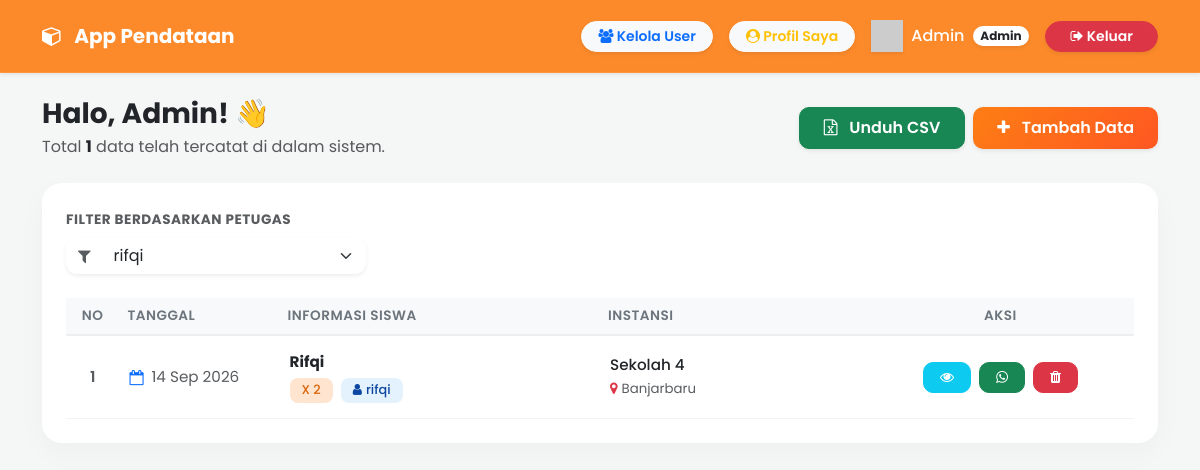
Page /index.php?filter_user=2 (signed in) on the committed database.
### tables this page shows
CREATE TABLE `data_pendataan` (
  `id` int(11) NOT NULL,
  `id_user` int(11) DEFAULT NULL,
  `tanggal` date NOT NULL,
  `nama` varchar(100) NOT NULL,
  `kelas` varchar(50) NOT NULL,
  `sekolah` varchar(100) NOT NULL,
  `nomor_whatsapp` varchar(20) NOT NULL,
  `kota` varchar(50) NOT NULL
);

CREATE TABLE `users` (
  `id` int(11) NOT NULL,
  `username` varchar(50) NOT NULL,
  `password` varchar(255) NOT NULL,
  `role` enum('admin','pegawai') NOT NULL,
  `nama_lengkap` varchar(100) DEFAULT NULL,
  `nomor_whatsapp` varchar(20) DEFAULT NULL,
  `email` varchar(100) DEFAULT NULL,
  `alamat` text DEFAULT NULL,
  `kota` varchar(50) DEFAULT NULL,
  `provinsi` varchar(50) DEFAULT NULL,
  `kode_referral` varchar(20) DEFAULT NULL,
  `referred_by` varchar(20) DEFAULT NULL
);

### index.php (the view, shortened to what this page needs)
<?php
require 'koneksi.php';
$limit = 10;
$page = isset($_GET['page']) ? (int)$_GET['page'] : 1;
$offset = ($page - 1) * $limit;
if ($_SESSION['role'] === 'admin') {
    if (isset($_GET['filter_user']) && !empty($_GET['filter_user'])) {
        $filter = $_GET['filter_user'];
        $stmt_count = $conn->prepare("SELECT COUNT(*) as total FROM data_pendataan WHERE id_user = ?");
        $stmt_count->bind_param("i", $filter);
        $stmt_count->execute();
        $total_rows = $stmt_count->get_result()->fetch_assoc()['total'];
        $stmt_data = $conn->prepare("SELECT d.*, u.username FROM data_pendataan d LEFT JOIN users u ON d.id_user = u.id WHERE d.id_user = ? ORDER BY d.id DESC LIMIT ? OFFSET ?");
        $stmt_data->bind_param("iii", $filter, $limit, $offset);
        $stmt_data->execute();
        $result = $stmt_data->get_result();
    }
}
?>
<!DOCTYPE html>
<html lang="id">
<head>
    <link href="https://cdn.jsdelivr.net/npm/bootstrap@5.3.0/dist/css/bootstrap.min.css" rel="stylesheet">
    <link rel="stylesheet" href="https://cdnjs.cloudflare.com/ajax/libs/font-awesome/4.7.0/css/font-awesome.min.css">
</head>
<body>
<nav class="navbar navbar-expand-lg navbar-glass shadow-sm sticky-top py-3">
    <div class="container">
        <a class="navbar-brand text-white fw-bold" href="#"><i class="fa fa-cube me-2"></i> App Pendataan</a>
        <div class="collapse navbar-collapse justify-content-end" id="navbarNav">
            <ul class="navbar-nav align-items-center gap-3 mt-3 mt-lg-0">
                <?php if ($_SESSION['role'] === 'admin'): ?>
                    <li class="nav-item">
                        <a href="tambah_user.php" class="btn btn-light btn-sm fw-semibold rounded-pill px-3 text-primary shadow-sm">
                            <i class="fa fa-users"></i> Kelola User
                        </a>
                    </li>
                <?php endif; ?>
                <li class="nav-item">
                    <a href="profil.php" class="btn btn-light btn-sm fw-semibold rounded-pill px-3 text-warning shadow-sm">
                        <i class="fa fa-user-circle"></i> Profil Saya
                    </a>
                </li>
                <li class="nav-item text-white fw-medium d-flex align-items-center">
                    <img src="https://ui-avatars.com/api/?name=<?= urlencode($_SESSION['username']) ?>&background=ffffff&color=fd7e14&rounded=true" alt="User" width="32" class="me-2 shadow-sm">
                    <?= htmlspecialchars(ucfirst($_SESSION['username'])) ?>
                    <span class="badge bg-white text-dark rounded-pill ms-2 shadow-sm"><?= ucfirst($_SESSION['role']) ?></span>
                </li>
                <li class="nav-item">
                    <button onclick="konfirmasiLogout()" class="btn btn-danger btn-sm rounded-pill px-4 shadow-sm fw-semibold">
                        <i class="fa fa-sign-out"></i> Keluar
                    </button>
                </li>
            </ul>
        </div>
    </div>
</nav>
<div class="container mt-4 mb-5">
    <div class="d-flex flex-column flex-md-row justify-content-between align-items-center mb-4">
        <div>
            <h3 class="fw-bold text-dark mb-1">Halo, <?= htmlspecialchars(ucfirst($_SESSION['username'])) ?>! 👋</h3>
            <p class="text-muted mb-0">Total <strong class="text-dark"><?= $total_rows ?></strong> data telah tercatat di dalam sistem.</p>
        </div>
        <div class="d-flex gap-2 mt-3 mt-md-0">
            <a href="?export=csv<?= isset($_GET['filter_user']) ? '&filter_user='.$_GET['filter_user'] : '' ?>" class="btn btn-success fw-semibold px-4 py-2 btn-action shadow-sm">
                <i class="fa fa-file-excel-o me-2"></i> Unduh CSV
            </a>
            <button type="button" class="btn btn-gradient fw-semibold px-4 py-2 shadow-sm" data-bs-toggle="modal" data-bs-target="#modalTambahData">
                <i class="fa fa-plus me-2"></i> Tambah Data
            </button>
        </div>
    </div>
    <div class="card card-premium">
        <?php if ($_SESSION['role'] === 'admin'): ?>
        <form method="GET" action="" class="mb-4" style="max-width: 300px;">
            <label class="form-label text-muted small fw-bold">Filter Berdasarkan Petugas</label>
            <div class="input-group shadow-sm" style="border-radius: 12px; overflow: hidden;">
                <span class="input-group-text bg-white border-0 text-muted"><i class="fa fa-filter"></i></span>
                <select name="filter_user" class="form-select border-0 bg-white" onchange="this.form.submit()" style="box-shadow: none;">
                    <?php
                    $user_query = $conn->query("SELECT id, username FROM users");
                    while($u = $user_query->fetch_assoc()){
                        $selected = (isset($_GET['filter_user']) && $_GET['filter_user'] == $u['id']) ? 'selected' : '';
                        echo "<option value='{$u['id']}' {$selected}>{$u['username']}</option>";
                    }
                    ?>
                </select>
            </div>
        </form>
        <?php endif; ?>
        <div class="table-responsive">
            <table class="table table-custom">
                <thead>
                    <tr>
                        <th class="text-center" width="5%">No</th>
                        <th width="15%">Tanggal</th>
                        <th width="30%">Informasi Siswa</th>
                        <th width="25%">Instansi</th>
                        <th width="25%" class="text-center">Aksi</th>
                    </tr>
                </thead>
                <tbody>
                    <?php
                    $no = $offset + 1;
                    if ($result && $result->num_rows > 0):
                        while ($row = $result->fetch_assoc()):
                            $no_wa = preg_replace('/[^0-9]/', '', $row['nomor_whatsapp']);
                            if (substr($no_wa, 0, 1) === '0') { $no_wa = '62' . substr($no_wa, 1); }
                    ?>
                    <tr>
                        <td class="text-center fw-semibold text-muted"><?= $no++ ?></td>
                        <td>
                            <div class="d-flex align-items-center text-muted">
                                <i class="fa fa-calendar-o me-2 text-primary"></i>
                                <?= date('d M Y', strtotime($row['tanggal'])) ?>
                            </div>
                        </td>
                        <td>
                            <strong class="text-dark d-block mb-1"><?= htmlspecialchars($row['nama']) ?></strong>
                            <span class="badge badge-soft bg-soft-orange"><?= htmlspecialchars($row['kelas']) ?></span>
                            <?php if ($_SESSION['role'] === 'admin'): ?>
                                <span class="badge badge-soft bg-soft-blue ms-1"><i class="fa fa-user me-1"></i><?= htmlspecialchars($row['username'] ?? 'Sistem') ?></span>
                            <?php endif; ?>
                        </td>
                        <td>
                            <div class="fw-medium text-dark text-truncate" style="max-width: 200px;" title="<?= htmlspecialchars($row['sekolah']) ?>">
                                <?= htmlspecialchars($row['sekolah']) ?>
                            </div>
                            <small class="text-muted"><i class="fa fa-map-marker text-danger me-1"></i><?= htmlspecialchars($row['kota']) ?></small>
                        </td>
                        <td class="text-center">
                            <div class="d-flex justify-content-center gap-2">
                                <button type="button" class="btn btn-info text-white btn-sm btn-action px-3" data-bs-toggle="modal" data-bs-target="#modalDetail<?= $row['id'] ?>" title="Detail">
                                    <i class="fa fa-eye"></i>
                                </button>
                                <a href="https://wa.me/<?= $no_wa ?>" target="_blank" class="btn btn-success btn-sm btn-action px-3" title="Chat WhatsApp">
                                    <i class="fa fa-whatsapp"></i>
                                </a>
                                <form action="" method="POST" id="hapusForm<?= $row['id'] ?>" class="m-0">
                                    <button type="button" class="btn btn-danger btn-sm btn-action px-3" onclick="konfirmasiHapus(<?= $row['id'] ?>)" title="Hapus">
                                        <i class="fa fa-trash"></i>
                                    </button>
                                </form>
                            </div>
                        </td>
                    </tr>
                    <?php endwhile; endif; ?>
                </tbody>
            </table>
        </div>
    </div>
</div>
</body>
</html>

### index.php (style rules this page uses)
body { font-family: 'Poppins', sans-serif; background-color: #f4f7f6; color: #2d3436; }
.navbar-glass { background: rgba(253, 126, 20, 0.9) !important; backdrop-filter: blur(10px); border-bottom: 1px solid rgba(255,255,255,0.1); }
.card-premium { border-radius: 20px; box-shadow: 0 10px 30px rgba(0,0,0,0.03); border: none; background: #fff; padding: 1.5rem; }
.btn-gradient { background: linear-gradient(135deg, #fd7e14 0%, #ff5722 100%); color: white; border: none; border-radius: 10px; font-weight: 500; transition: 0.3s; }
.btn-action { border-radius: 10px; font-weight: 500; transition: 0.3s; }
.table-custom { margin-bottom: 0; }
.table-custom th { background-color: #f8f9fa !important; color: #6c757d; font-weight: 600; text-transform: uppercase; font-size: 0.85rem; letter-spacing: 0.5px; border-bottom: 2px solid #eee; }
.table-custom td { vertical-align: middle; font-size: 0.95rem; border-bottom: 1px solid #f1f3f5; padding: 15px 10px; }
.badge-soft { padding: 6px 12px; font-weight: 500; border-radius: 8px; font-size: 0.8rem; }
.bg-soft-orange { background-color: #ffe5d0; color: #d96408; }
.bg-soft-blue { background-color: #e3f2fd; color: #0d47a1; }
.form-label { font-size: 0.85rem; font-weight: 600; color: #6c757d; margin-bottom: 8px; text-transform: uppercase; letter-spacing: 0.5px; }

### rows in the picture
data_pendataan: tanggal "14 Sep 2026", nama "Rifqi", kelas "X 2", id_user.username "rifqi", sekolah "Sekolah 4", kota "Banjarbaru"

### other values in the picture
$_SESSION['username'] "Admin"
$_SESSION['role'] "Admin"
$total_rows "1"
form field filter_user "rifqi"
